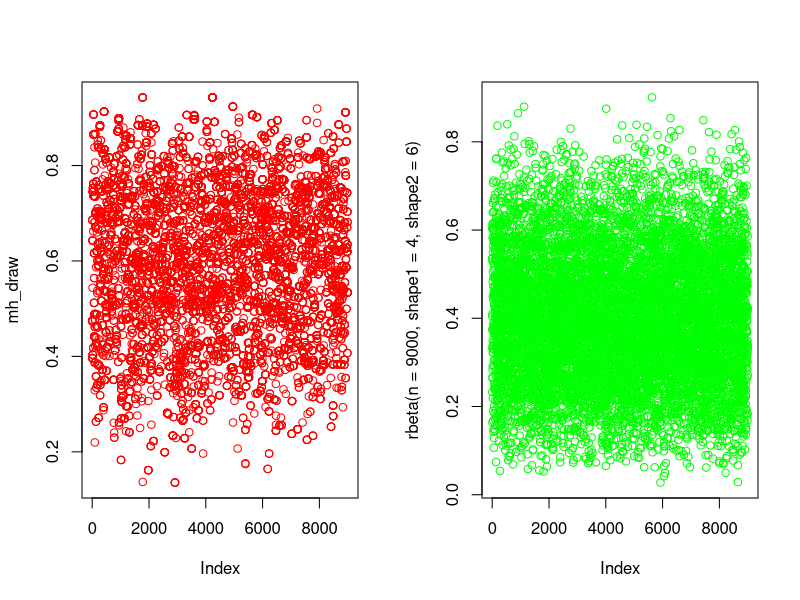

Here is the R script that generated this plot:
## ---- chunk 1
knitr::opts_chunk$set(echo = TRUE)
## ---- chunk 2
beta_update = function(beta_current, c){
  beta_candidate = rbeta(n = 1, shape1 = c*beta_current, shape2 = c*(1-beta_current))
  accept_prob = (dbeta(beta_candidate, 6, 4)/ dbeta(beta_current, 6, 4))/(dbeta(beta_candidate, shape1 = c*beta_current, shape2 = c*(1-beta_current))/dbeta(beta_current, shape1 = c*beta_candidate, shape2 = c*(1-beta_candidate)))
  if (runif(1) <= accept_prob) 
    {return(beta_candidate)}
  else 
    {return(beta_current)}
  }

mh_beta = function(n.sims, start, burnin, c){
  beta_current = start
  draws = c()
  for (i in 1:n.sims) {
    beta_current = beta_update(beta_current, c)
    draws[i] = beta_current
  }
  return(draws[(burnin + 1):n.sims])
}

start1 = runif(n = 1, min = 0, max = 1)
mh_draw = mh_beta(n.sim = 10000, start = start1, burnin = 1000, c = 1)
par(mfrow=c(1,2))
plot(mh_draw, col = "red")
plot(rbeta(n = 9000, shape1 = 4, shape2 = 6), col = "green")
